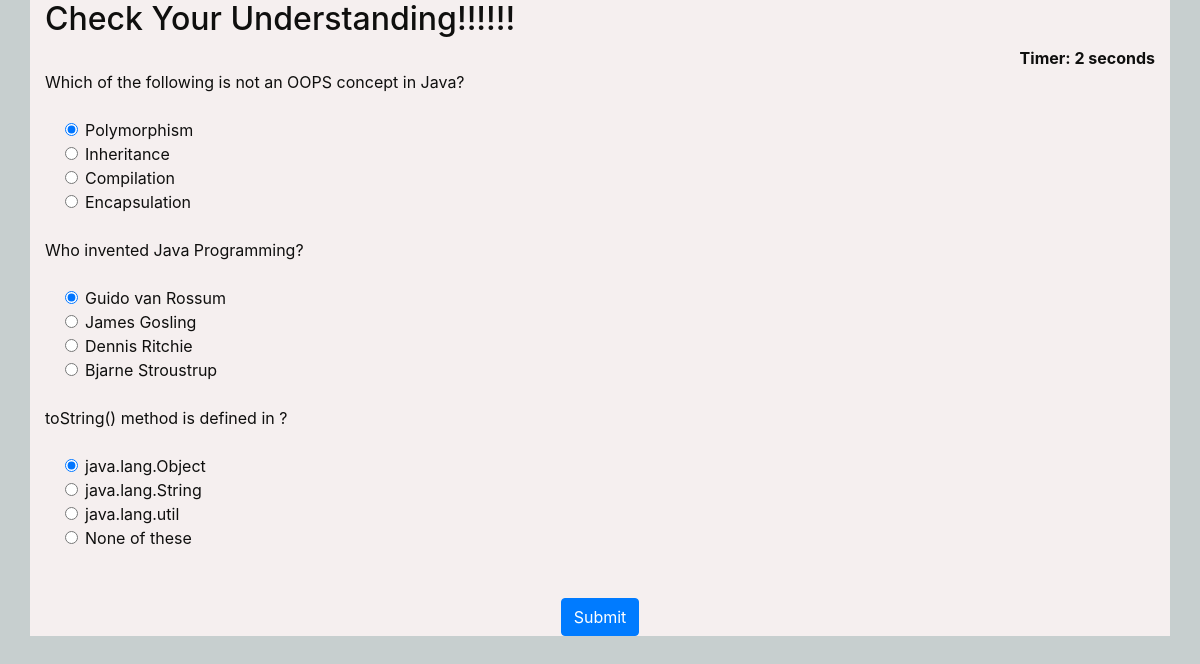
/topic/quiz, run on the app's committed database.
### app1/models.py (models this page shows, shortened)
class QuesModel(models.Model):
    question = models.CharField(max_length=200,null=True)
    op1 = models.CharField(max_length=200,null=True)
    op2 = models.CharField(max_length=200,null=True)
    op3 = models.CharField(max_length=200,null=True)
    op4 = models.CharField(max_length=200,null=True)
    ans = models.CharField(max_length=200,null=True)

### app1/views.py (the view)
# urls.py: path('topic/quiz',views.temp,name='temp'),
def temp(request):
    if request.method == 'POST':
        print(request.user.id)
        name=User.objects.all().get(id=request.user.id)
        questions=QuesModel.objects.all()
        score=0
        wrong=0
        correct=0
        total=0
        for q in questions:
            total+=1
            print(request.POST.get(q.question))
            print("Anser ",q.ans)
            print()
            if q.ans ==  (request.POST.get(q.question)):
                score+=10
                correct+=1
            else:
                wrong+=1
        percent = score/(total*10) *100
        print("user id",request.user.id)
        print(User.objects.all().values())
        r=res(name=name,marks=score)
        r.save()
        name=str(name)
        context = {
            'name':name.capitalize(),
            'score':score,
            'time': request.POST.get('timer'),
            'correct':correct,
            'wrong':wrong,
            'percent':percent,
            'total':total
        }
        return render(request,'result.html',context)
    else:
        questions=QuesModel.objects.all()
        context = {
            'questions':questions
        }
        return render(request,'home2.html',context)

### templates/home2.html (shortened to what this page needs)
{% extends 'dependencies.html' %}
{% block content %}
{% load static %}
<div class="container " style="background-color:rgb(245, 239, 239);color:rgb(15, 15, 14)">
<h2>Check Your Understanding!!!!!!</h2>
<div align="right " id="displaytimer"><b>Timer: 0 seconds</b></div>
 <form method='POST' action='quiz'>
    {% for q  in questions%}
    <div class="form-group">
      <label for="question">{{q.question}}</label>
    </div>
    <div class="form-check">
        <div class="form-check">
            <input class="form-check-input" type="radio" name= "{{q.question}}" id="gridRadios1" value="{{q.op1}}" checked>
            <label class="form-check-label" for="gridRadios1">
                {{q.op1}}
            </label>
        </div>
        <div class="form-check">
            <input class="form-check-input" type="radio" name="{{q.question}}" id="gridRadios2" value="{{q.op2}}">
            <label class="form-check-label" for="gridRadios2">
                {{q.op2}}
            </label>
        </div>
        <div class="form-check">
            <input class="form-check-input" type="radio" name="{{q.question}}" id="gridRadios1" value="{{q.op3}}">
            <label class="form-check-label" for="gridRadios1">
                {{q.op3}}
            </label>
        </div>
        <div class="form-check">
            <input class="form-check-input" type="radio" name="{{q.question}}" id="gridRadios2" value="{{q.op4}}">
            <label class="form-check-label" for="gridRadios2">
                {{q.op4}}
            </label>
        </div>
        <br>
    </div>
    {% endfor %}
    <br>
    <div class="check" style="text-align: center;"><button type="submit" class="btn btn-primary">Submit</button></div>
  </form>
</div>
{% endblock %}

### data on the page
QuesModel: question "Which of the following is not an OOPS concept in Java?", op1 "Polymorphism", op2 "Inheritance", op3 "Compilation", op4 "Encapsulation"
QuesModel: question "Who invented Java Programming?", op1 "Guido van Rossum", op2 "James Gosling", op3 "Dennis Ritchie", op4 "Bjarne Stroustrup"
QuesModel: question "toString() method is defined in ?", op1 "java.lang.Object", op2 "java.lang.String", op3 "java.lang.util", op4 "None of these"
